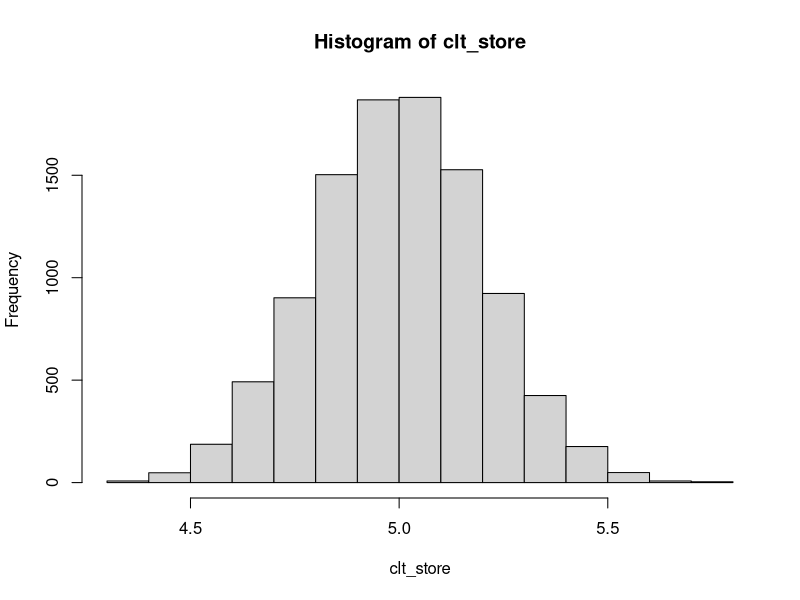
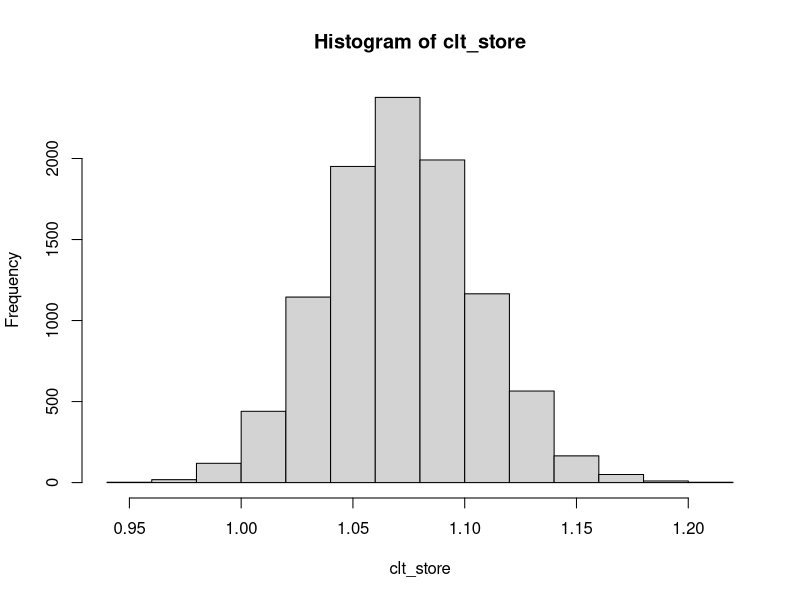

The R source for these figures, in order: (Note: this script raises an error after producing the figures.)
## ---- chunk 1
knitr::opts_chunk$set(echo = TRUE)
## ---- chunk 2
x = rnorm(100, mean = 10, sd = 10); mean(x)
x = rnorm(1000, mean = 10, sd = 10); mean(x)
x = rnorm(10000, mean = 10, sd = 10); mean(x)
x = rnorm(100000, mean = 10, sd = 10); mean(x)

y = rbinom(100, size = 200, prob = 1/20); mean(y)
y = rbinom(1000, size = 200, prob = 1/20); mean(y)
y = rbinom(10000, size = 200, prob = 1/20); mean(y)
y = rbinom(100000, size = 200, prob = 1/20); mean(y)
## ---- chunk 3
clt_store <- rep(NA, 10000)
sample_size <- 100  # n = 100
for (k in seq_along(clt_store)){
  x <- rbinom(sample_size, 30, 1/6)
  clt_store[k] <- mean(x) # x bar
  if (k %% 2000 == 0) cat(k, "\n")
}
hist(clt_store)
## ---- chunk 4
clt_store <- rep(NA, 10000)
sample_size <- 100  # n = 100
for (k in seq_along(clt_store)){
  x <- rf(sample_size, 100, 30)
  clt_store[k] <- mean(x) # x bar
  if (k %% 2000 == 0) cat(k, "\n")
}
hist(clt_store)
## ---- chunk 5
knitr::include_graphics('K-074.png')
## ---- chunk 6
mean_store <- rep(NA, 1000)
sample_size <- 100  # n = 100
for (k in seq_along(mean_store)){
  x <- rbinom(sample_size, 100, 1/5)
  mean_store[k] <- mean(x) # x bar
}

median_store <- rep(NA, 1000)
sample_size <- 100  # n = 100
for (k in seq_along(median_store)){
  x <- rbinom(sample_size, 100, 1/5)
  median_store[k] <- median(x) # x bar
}

var(mean_store)
var(median_store)
## ---- chunk 7
par(mfrow = c(1,2))
hist(mean_store)
hist(median_store)
par(mfrow = c(1,1))
## ---- chunk 8
knitr::include_graphics('K-075.png')
